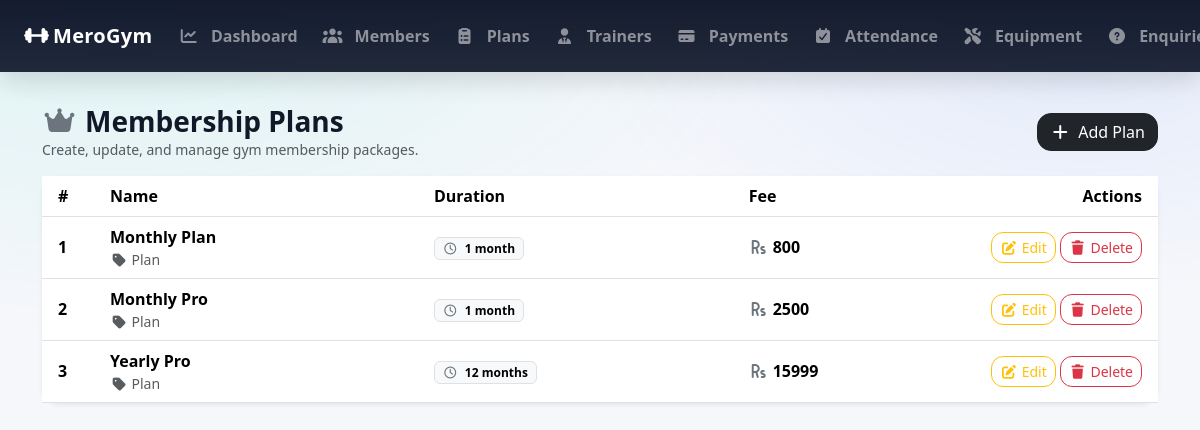
Before: /admin_plans/ (signed in) with the older database file.
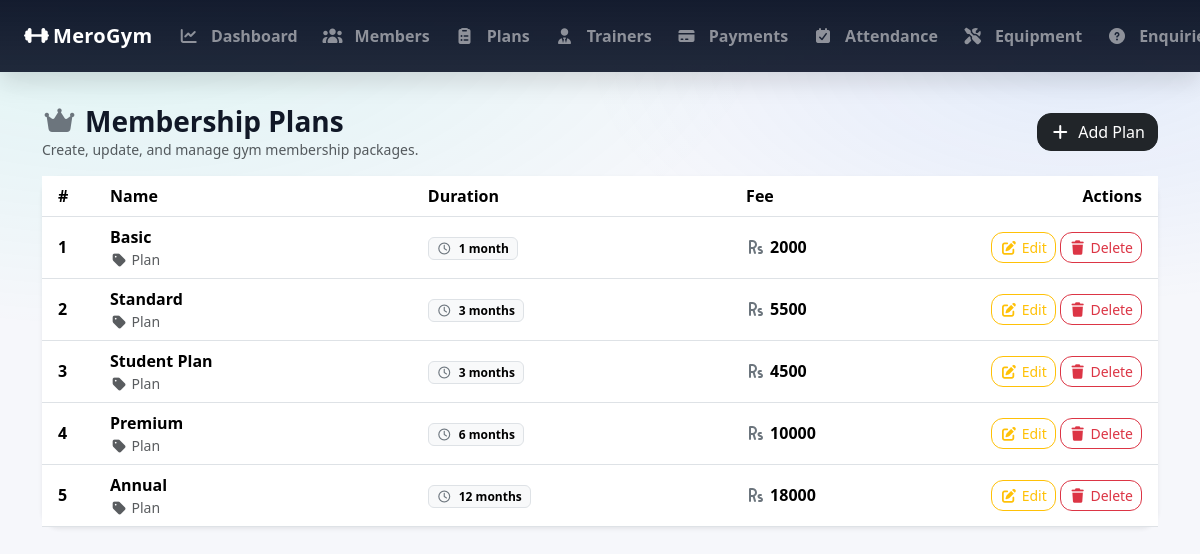
After: the same page with the newer database file.
### GymApp/models.py (models this page shows, shortened)
class MembershipPlan(models.Model):
    name = models.CharField(max_length=100)
    duration_months = models.PositiveIntegerField()
    fee = models.PositiveIntegerField()
    description = models.TextField(blank=True)

### GymApp/views.py (the view)
    def wrapper(request, *args, **kwargs):
        if not request.user.is_authenticated or getattr(request.user, 'role', None) != 'ADMIN':
            messages.error(request, 'You must be logged in as an admin to access this page.')
            return redirect('admin_login')  # Redirect to the admin login page
        return view_func(request, *args, **kwargs)

### GymApp/views.py (called while the page is built)
def admin_required(view_func):
    def wrapper(request, *args, **kwargs):
        if not request.user.is_authenticated or getattr(request.user, 'role', None) != 'ADMIN':
            messages.error(request, 'You must be logged in as an admin to access this page.')
            return redirect('admin_login')  # Redirect to the admin login page
        return view_func(request, *args, **kwargs)
    return wrapper

@admin_required
def admin_plans_list(request):
    plans = MembershipPlan.objects.all().order_by('duration_months') # Fetch all membership plans from the database and order them by duration
    return render(request, 'admin_plans_list.html', {'plans': plans})

### GymApp/templates/admin_plans_list.html (shortened to what this page needs)
{% extends 'base.html' %}
{% block content %}
<div class="d-flex flex-wrap justify-content-between align-items-center gap-2 mb-3">
    <div>
        <h3 class="mb-0 fw-bold">
            <i class="fa-solid fa-crown me-2 text-secondary"></i>Membership Plans
        </h3>
        <div class="text-muted small">Create, update, and manage gym membership packages.</div>
    </div>
    <a href="{% url 'admin_plan_add' %}" class="btn btn-dark" style="border-radius:14px;">
        <i class="fa-solid fa-plus me-2"></i>Add Plan
    </a>
</div>
<div class="card border-0 shadow-sm" style="border-radius:18px;">
    <div class="card-body p-0">
        <div class="table-responsive">
            <table class="table table-hover align-middle mb-0">
                <thead style="background: rgba(15,23,42,.98); color: #fff;">
                <tr>
                    <th class="ps-3" style="width:60px;">#</th>
                    <th>Name</th>
                    <th>Duration</th>
                    <th>Fee</th>
                    <th class="text-end pe-3" style="width:190px;">Actions</th>
                </tr>
                </thead>
                <tbody>
                {% for p in plans %}
                    <tr>
                        <td class="ps-3 fw-semibold">{{ forloop.counter }}</td>
                        <td>
                            <div class="fw-semibold">{{ p.name }}</div>
                            <div class="small text-muted">
                                <i class="fa-solid fa-tag me-1"></i>Plan
                            </div>
                        </td>
                        <td class="text-nowrap">
                            <span class="badge text-bg-light border">
                                <i class="fa-regular fa-clock me-1 text-secondary"></i>
                                {{ p.duration_months }} month{% if p.duration_months|default:0|add:0 != 1 %}s{% endif %}
                            </span>
                        </td>
                        <td class="text-nowrap">
                            <span class="fw-bold">
                                <i class="fa-solid fa-rupee-sign me-1 text-secondary"></i>{{ p.fee }}
                            </span>
                        </td>
                        <td class="text-end pe-3">
                            <a href="{% url 'admin_plan_edit' p.id %}"
                               class="btn btn-sm btn-outline-warning"
                               style="border-radius:12px;">
                                <i class="fa-solid fa-pen-to-square me-1"></i>Edit
                            </a>
                            <form method="post" action="{% url 'admin_plan_delete' p.id %}"
                                  class="d-inline-block">
                                <button type="submit"
                                        class="btn btn-sm btn-outline-danger"
                                        style="border-radius:12px;"
                                        onclick="return confirm('Delete this plan?');">
                                    <i class="fa-solid fa-trash me-1"></i>Delete
                                </button>
                            </form>
                        </td>
                    </tr>
                {% endfor %}
                </tbody>
            </table>
        </div>
    </div>
</div>
{% endblock %}

### GymApp/templates/base.html (shortened to what this page needs)
{% load static %}
<!doctype html>
<html lang="en">
  <head>
    <link
      rel="stylesheet"
      href="https://cdn.jsdelivr.net/npm/bootstrap@5.3.8/dist/css/bootstrap.min.css"
    />
    <link
      rel="stylesheet"
      href="https://cdnjs.cloudflare.com/ajax/libs/font-awesome/7.3.0/css/all.min.css"
    />
  </head>
  <body
    class="{% if user.is_authenticated and user.role == 'ADMIN' %} role-admin {% elif user.is_authenticated and user.role == 'MEMBER' %} role-member {% else %} role-guest {% endif %}"
  >
    <nav class="navbar navbar-expand-lg navbar-dark fixed-top">
      <div class="container-fluid px-3 px-lg-4">
        <a
          class="navbar-brand d-flex align-items-center gap-1"
          href="{% url 'home' %}"
        >
          <i class="fa-solid fa-dumbbell"></i>
          <span>MeroGym</span>
        </a>
        <div class="collapse navbar-collapse" id="mainNavbar">
          <ul class="navbar-nav ms-auto">
            {% if user.is_authenticated %}
            {% if user.role == 'ADMIN' %}
            <li class="nav-item">
              <a class="nav-link" href="{% url 'admin_dashboard' %}">
                <i class="fa-solid fa-chart-line me-2"></i>
                Dashboard
              </a>
            </li>
            <li class="nav-item">
              <a class="nav-link" href="{% url 'admin_members_list' %}">
                <i class="fa-solid fa-users me-2"></i>
                Members
              </a>
            </li>
            <li class="nav-item">
              <a class="nav-link" href="{% url 'admin_plans_list' %}">
                <i class="fa-solid fa-clipboard-list me-2"></i>
                Plans
              </a>
            </li>
            <li class="nav-item">
              <a class="nav-link" href="{% url 'admin_trainers_list' %}">
                <i class="fa-solid fa-user-tie me-2"></i>
                Trainers
              </a>
            </li>
            <li class="nav-item">
              <a class="nav-link" href="{% url 'admin_payments_list' %}">
                <i class="fa-solid fa-credit-card me-2"></i>
                Payments
              </a>
            </li>
            <li class="nav-item">
              <a class="nav-link" href="{% url 'admin_attendance_list' %}">
                <i class="fa-solid fa-calendar-check me-2"></i>
                Attendance
              </a>
            </li>
            <li class="nav-item">
              <a class="nav-link" href="{% url 'admin_equipment_list' %}">
                <i class="fa-solid fa-screwdriver-wrench me-2"></i>
                Equipment
              </a>
            </li>
            <li class="nav-item">
              <a class="nav-link" href="{% url 'admin_enquiries_list' %}">
                <i class="fa-solid fa-circle-question me-2"></i>
                Enquiries
              </a>
            </li>
            {% endif %}
            {% endif %}
          </ul>
        </div>
      </div>
    </nav>
    <div class="container-wrapper">
      <div class="container">
        <div class="page-shell">{% block content %} {% endblock %}</div>
      </div>
    </div>
  </body>
</html>

### GymApp/templates/base.html (style rules this page uses)
:root { --brand: #00d1b2; --dark-2: #0f172a; --card: #ffffff; --muted: #6b7280; }
body { margin: 0; background: radial-gradient( 1200px 600px at 10% 0%, rgba(0, 209, 178, 0.1), transparent 55% ), radial-gradient( 900px 450px at 90% 10%, rgba(59, 130, 246, 0.1), transparent 55% ), #f6f7fb; color: #111827; }
.navbar { min-height: 72px; background: linear-gradient( 180deg, rgba(15, 23, 42, 0.98), rgba(15, 23, 42, 0.92) ) !important; box-shadow: 0 10px 25px rgba(0, 0, 0, 0.12); }
.navbar-brand { font-weight: 800; letter-spacing: 0.3px; white-space: nowrap; }
.navbar-nav { display: flex; align-items: center; gap: 4px; }
.nav-link { font-weight: 600; opacity: 0.92; border-radius: 10px; padding: 0.55rem 0.65rem !important; margin: 0 !important; white-space: nowrap; transition: background 0.2s ease, opacity 0.2s ease; }
.container-wrapper { width: 100%; padding-top: 105px; padding-bottom: 40px; }
.page-shell { background: transparent; border: 0; border-radius: 0; padding: 0; box-shadow: none; }
@media (min-width: 992px) { .navbar-nav { flex-wrap: nowrap; } }
@media (min-width: 992px) { .navbar-nav .nav-item { flex: 0 0 auto; } }

Changed rows visible on the page:
removed MembershipPlan: name "Monthly Plan", duration_months "1", fee "800"
removed MembershipPlan: name "Monthly Pro", duration_months "1", fee "2500"
removed MembershipPlan: name "Yearly Pro", duration_months "12", fee "15999"
added MembershipPlan: name "Basic", duration_months "1", fee "2000"
added MembershipPlan: name "Standard", duration_months "3", fee "5500"
added MembershipPlan: name "Student Plan", duration_months "3", fee "4500"
added MembershipPlan: name "Premium", duration_months "6", fee "10000"
added MembershipPlan: name "Annual", duration_months "12", fee "18000"
